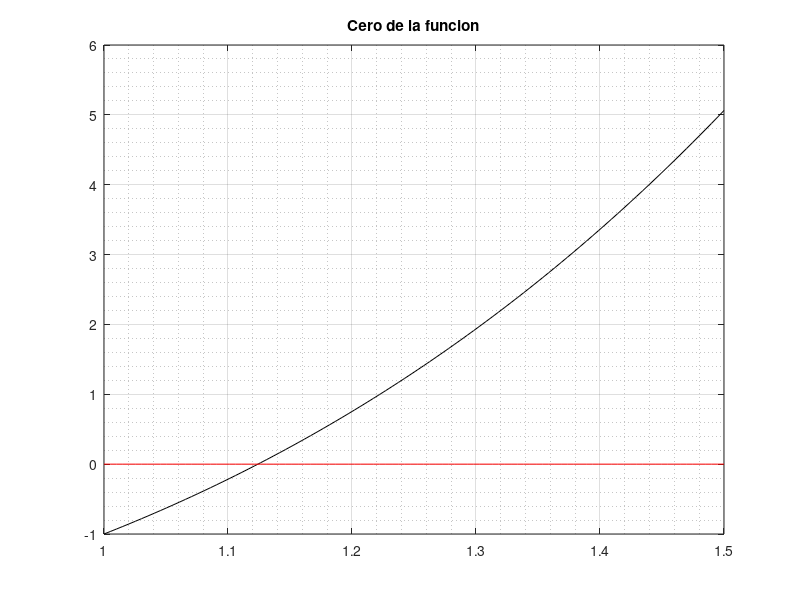
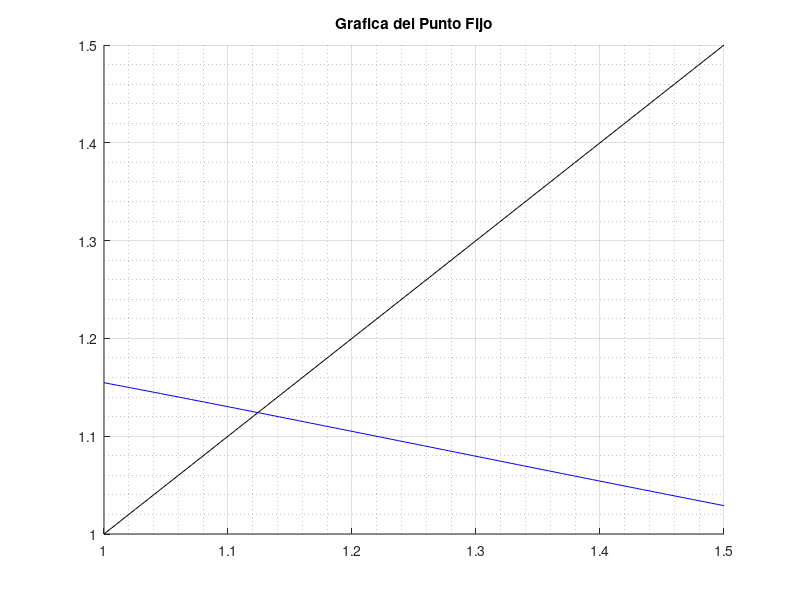

Recreate these plots in MATLAB, in order. (Note: this script raises an error after producing the figures.)
clear all;
clc; clf
%Ej3TP4_2024.m
f  = @(x) x.^4+2*x.^2-x-3 ;
x=linspace(1,3/2,100);
x0=1 % valor inicial
tol=10^-7
kmax=1000
figure(1)
plot(x,f(x),'k-')
grid on; grid minor
z =@(x) x==0;
hold on
plot(x,z(x),'r-')
title('Cero de la funcion')
hold off

% metodo de punto fijo

%g1 = @(x) (3+x-2*x.^2).^(0.25);
%g2 = @(x) ((x+3-x.^4)/2).^(0.5);
g3 = @(x) ((x+3)./(x.^2+2)).^(0.5);
%g4 = @(x) ((3*x.^4+2*x.^2+3)./(4*x.^3+4*x-1));

figure(2)
h=@(x) x;
hold on
% plot(x,g1(x),'b-')
%plot(x,g2(x),'b-')
plot(x,g3(x),'b-')
% plot(x,g1(x),'b-')
title('Grafica del Punto Fijo')
grid on, grid minor
ylim([1,1.5])

plot(x,h(x),'k-')
hold off

%[x1, rh1, it1,t1] = puntofijo(g1, x0, kmax, tol);
%[x2, rh2, it2,t2] = puntofijo(g2, x0, kmax, tol);
[x3, rh3, it3,t3] = puntofijo(g3, x0, kmax, tol);
%[x4, rh4, it4,t4] = puntofijo(g4, x0, kmax, tol);

%x1
%x2
x3
%x4
%it1
%it2
it3
%it4
valor_del_cero=f(x3)

figure(3)
semilogy(rh3,'b-')
title('Convergencia')
hold on
%plot(rh2)
%plot(rh3)
%plot(rh4)
grid on, grid minor
